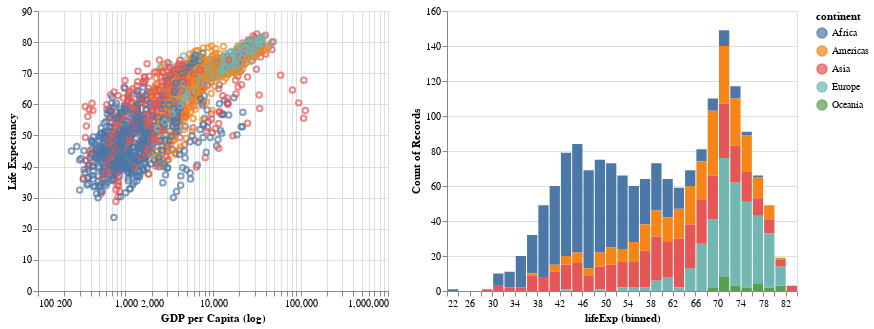

Source (notebook cell):
### Markdown cell above
#### Altair Selections (Brush + Filter)

### Code cell
brush = alt.selection_interval(encodings=['x','y'])

points = alt.Chart(gapminder).mark_point().encode(
    x=alt.X('gdpPercap:Q', scale=alt.Scale(type='log'), title='GDP per Capita (log)'),
    y=alt.Y('lifeExp:Q', title='Life Expectancy'),
    color=alt.condition(brush, 'continent:N', alt.value('lightgray')),
    tooltip=['country','year','lifeExp','gdpPercap','pop']
).add_params(brush).properties(width=350, height=280)

hist = alt.Chart(gapminder).mark_bar().encode(
    x=alt.X('lifeExp:Q', bin=alt.Bin(maxbins=30)),
    y='count()',
    color='continent:N'
).transform_filter(brush).properties(width=350, height=280)

(points | hist)

### Figure 1 — Vega-Lite specification as saved in the notebook (floating-point values rounded to 4 significant figures; data arrays with more than 128 entries replaced by an {"elided": "..."} marker saying what was removed)
{"config": {"view": {"continuousWidth": 300, "continuousHeight": 300}}, "hconcat": [{"mark": {"type": "point"}, "encoding": {"color": {"condition": {"param": "param_3", "field": "continent", "type": "nominal"}, "value": "lightgray"}, "tooltip": [{"field": "country", "type": "nominal"}, {"field": "year", "type": "quantitative"}, {"field": "lifeExp", "type": "quantitative"}, {"field": "gdpPercap", "type": "quantitative"}, {"field": "pop", "type": "quantitative"}], "x": {"field": "gdpPercap", "scale": {"type": "log"}, "title": "GDP per Capita (log)", "type": "quantitative"}, "y": {"field": "lifeExp", "title": "Life Expectancy", "type": "quantitative"}}, "height": 280, "name": "view_1", "width": 350}, {"mark": {"type": "bar"}, "encoding": {"color": {"field": "continent", "type": "nominal"}, "x": {"bin": {"maxbins": 30}, "field": "lifeExp", "type": "quantitative"}, "y": {"aggregate": "count", "type": "quantitative"}}, "height": 280, "transform": [{"filter": {"param": "param_3"}}], "width": 350}], "data": {"name": "data-eced55d58228bc8fcf7473443ff18369"}, "params": [{"name": "param_3", "select": {"type": "interval", "encodings": ["x", "y"]}, "views": ["view_1"]}], "$schema": "https://vega.github.io/schema/vega-lite/v5.20.1.json", "datasets": {"data-eced55d58228bc8fcf7473443ff18369": {"elided": "1704 records"}}}
